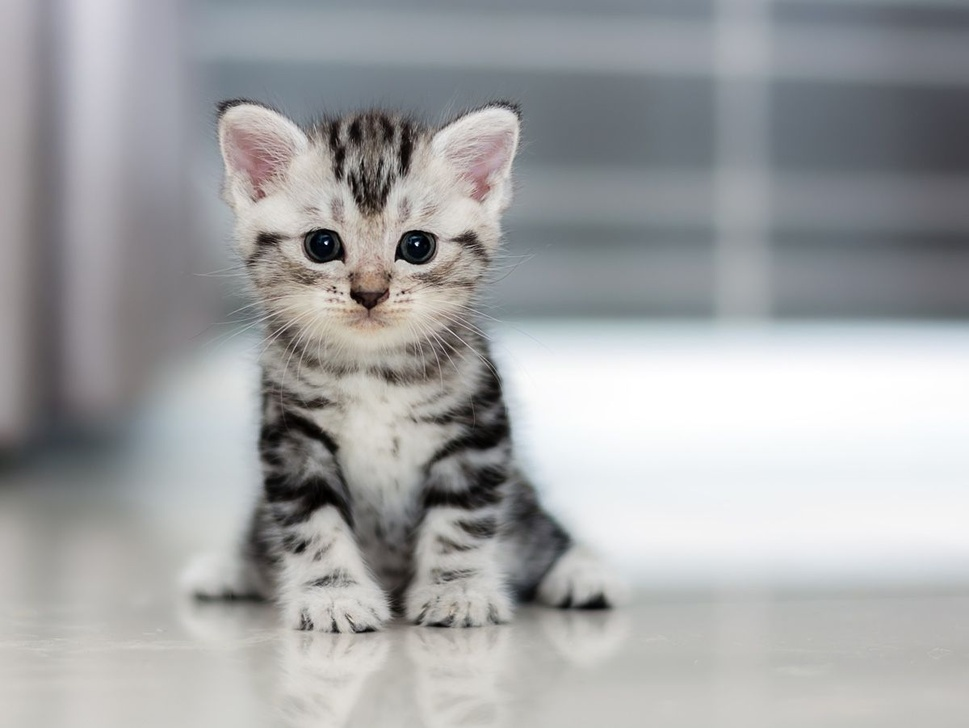
#> input picture resources/kitten.jpg, 969 x 728 px, shrunk from 1200 x 901 before the run
$ python findEdges.py
#> lines starting #> are read from the running program, lines starting #| are printed output that depends on the picture; after the words box and inside, x2 and y2 are one past the last pixel; in counts of white or black regions, pixels touching at a corner belong together
### find edges in image


import cv2
import numpy as np


# read image
image = cv2.imread("resources/kitten.jpg")
#> image is the input picture: shape (728, 969, 3); mean B, G, R 165.4, 164.2, 163

# find edges
canny = cv2.Canny(image, 150, 200)
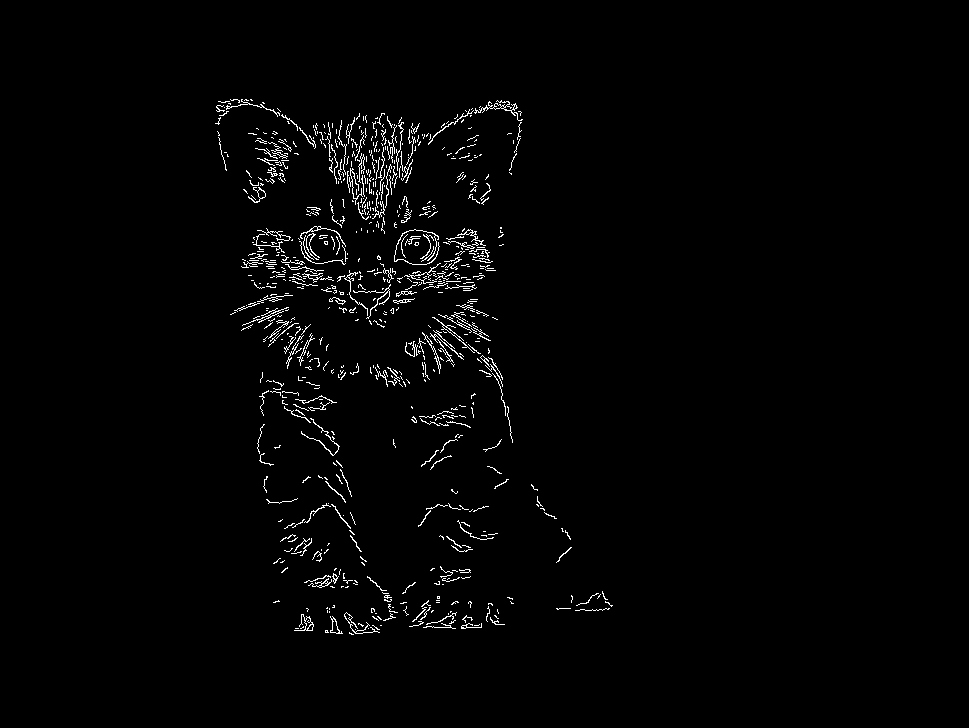
#> canny: shape (728, 969); 1.6% white in thin lines or dots, all inside (x1, y1, x2, y2) = (215, 99, 613, 635)

# dilation = expanding shapes by stretching or enlarging
# erode = make lines thinner
kernel = np.ones((5,5,), np.uint8)
imageDilation = cv2.dilate(canny, kernel, iterations=1)
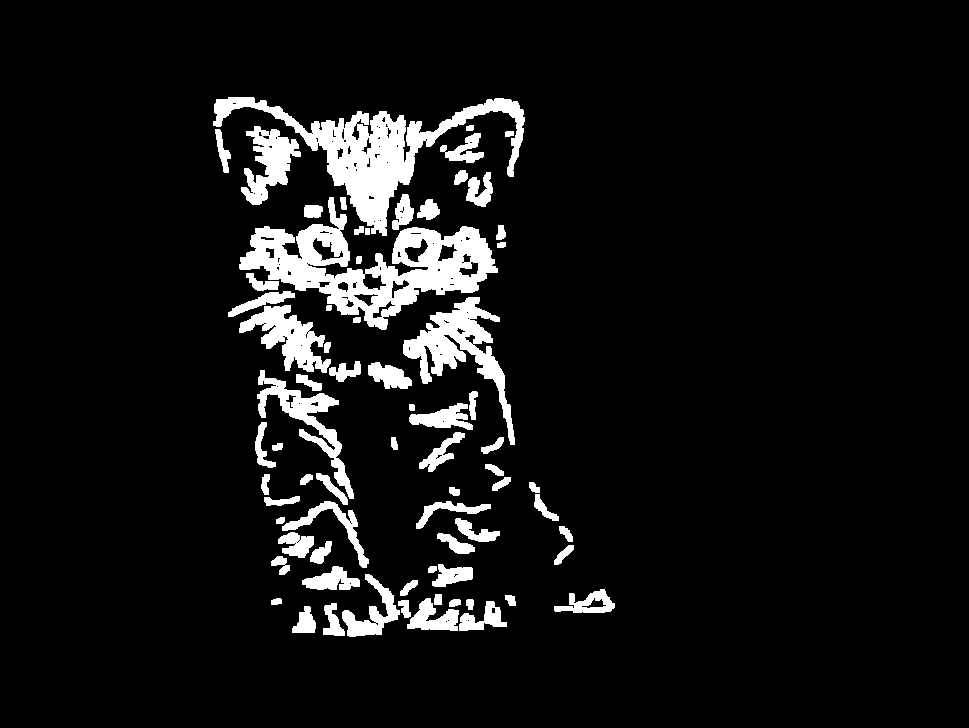
#> imageDilation: shape (728, 969); 7.8% white; 72 white regions, largest, box (x1, y1, x2, y2) and area: (239, 197, 498, 330) 12392, (213, 97, 525, 236) 10484, (403, 297, 515, 445) 4658
imageEroded = cv2.erode(imageDilation, kernel, iterations=1)
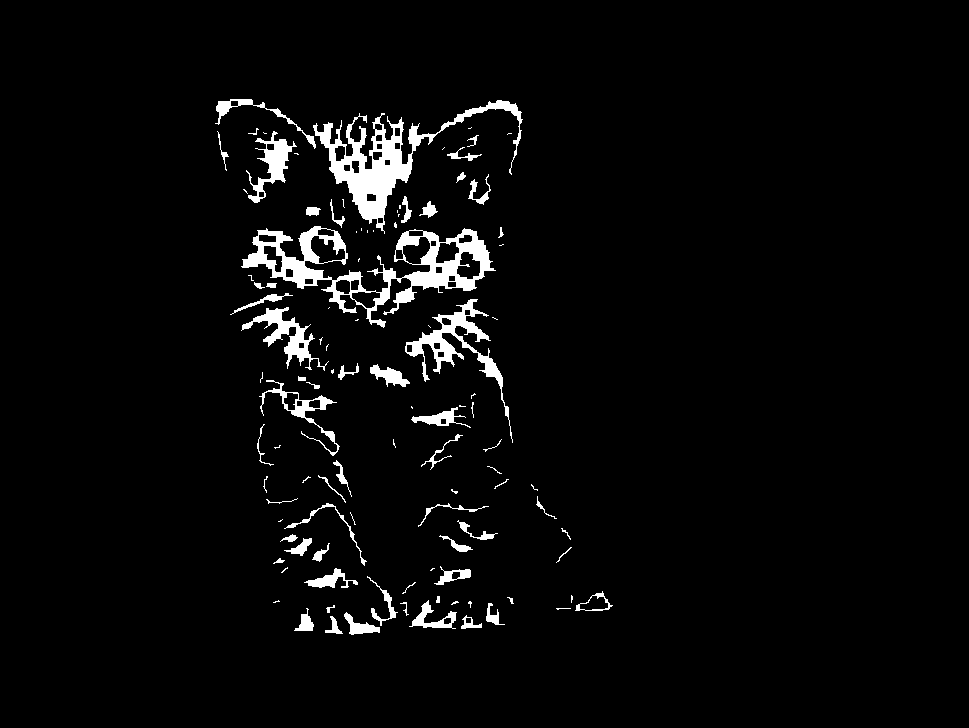
#> imageEroded: shape (728, 969); 3.7% white; 105 white regions (44 under 20 px), largest, box (x1, y1, x2, y2) and area: (241, 226, 496, 328) 6736, (313, 100, 523, 234) 5545, (405, 299, 513, 443) 2329
# show image
cv2.imshow("canny", canny)
cv2.imshow("dilation", imageDilation)
cv2.imshow("erode", imageEroded)
#wait
cv2.waitKey(0)

$ run again, with resources/Girl_and_cat.jpg copied over resources/kitten.jpg
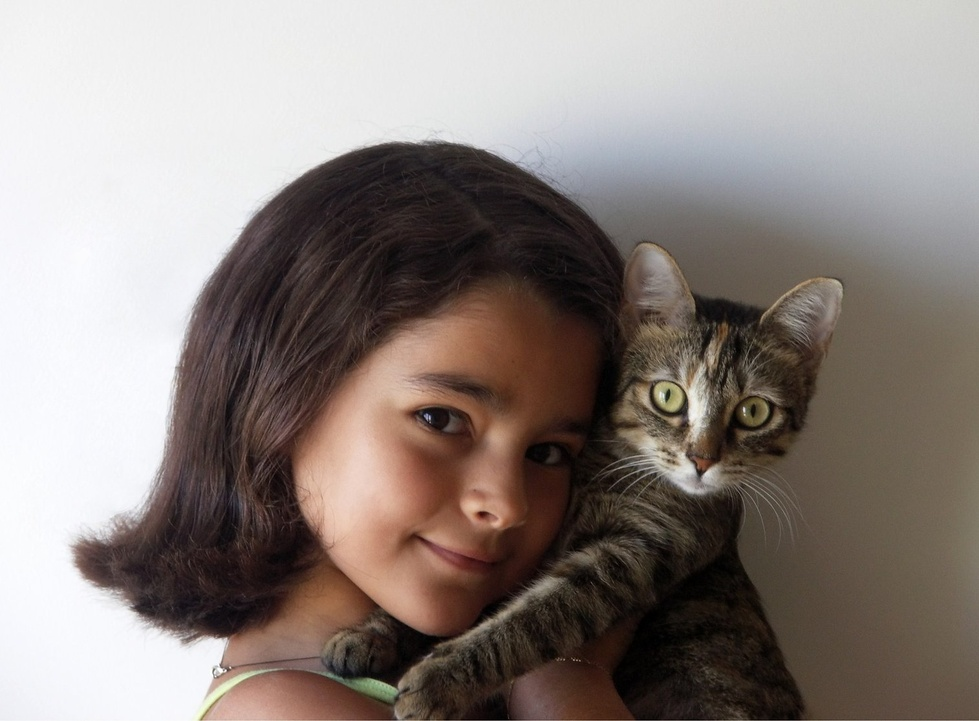
#> input picture resources/Girl_and_cat.jpg, 979 x 721 px, shrunk from 1514 x 1115 before the run
#> image is the input picture: shape (721, 979, 3); mean B, G, R 127.2, 132, 141.8
#> `canny = cv2.Canny(image, 150, 200)`:
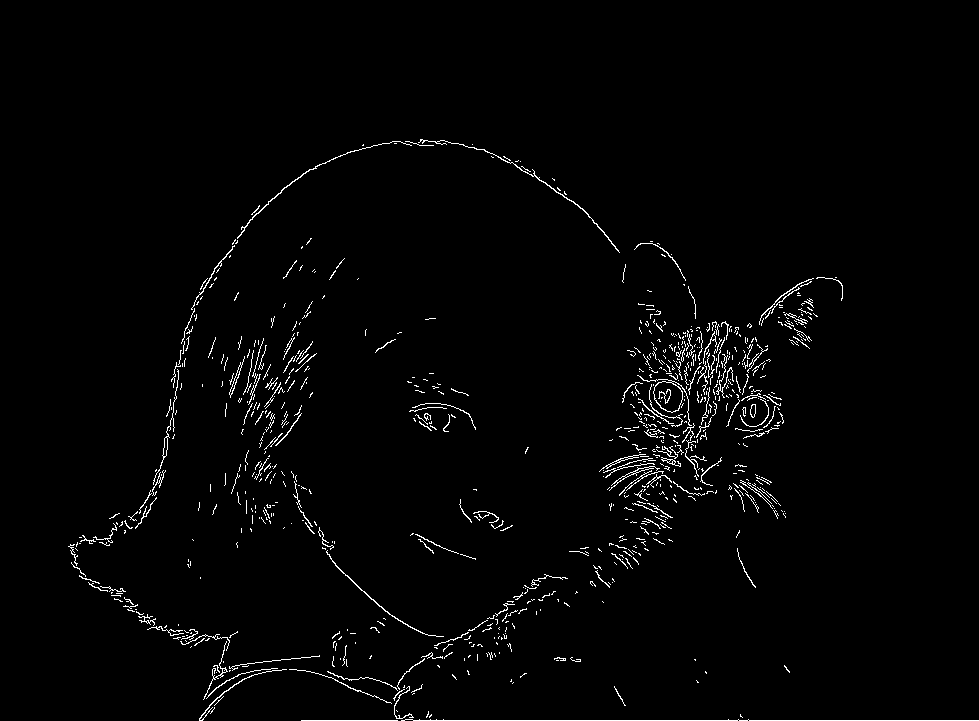
#> canny: shape (721, 979); 1.8% white in thin lines or dots, all inside (x1, y1, x2, y2) = (68, 139, 979, 721)
#> imageDilation: shape (721, 979); 9.1% white; 93 white regions, largest, box (x1, y1, x2, y2) and area: (66, 137, 979, 721) 22021, (597, 319, 786, 571) 19895, (227, 299, 319, 486) 5910
#> `imageEroded = cv2.erode(imageDilation, kernel, iterations=1)`:
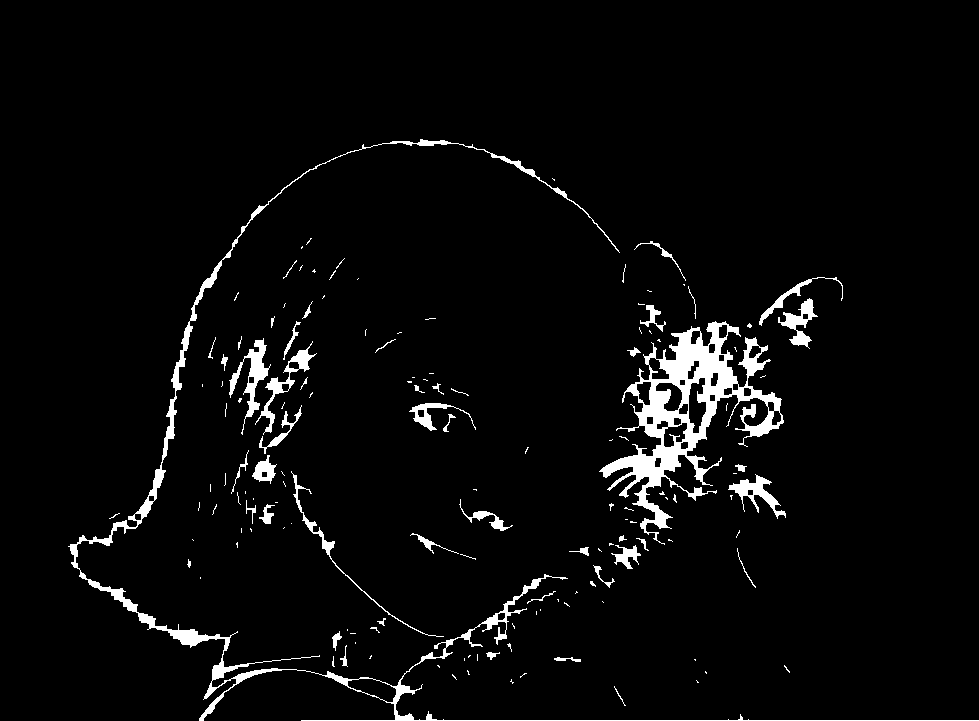
#> imageEroded: shape (721, 979); 3.8% white; 146 white regions (97 under 20 px), largest, box (x1, y1, x2, y2) and area: (599, 321, 784, 545) 10519, (68, 139, 979, 721) 7602, (229, 338, 271, 435) 1031

$ run again, with resources/cats.jpg copied over resources/kitten.jpg
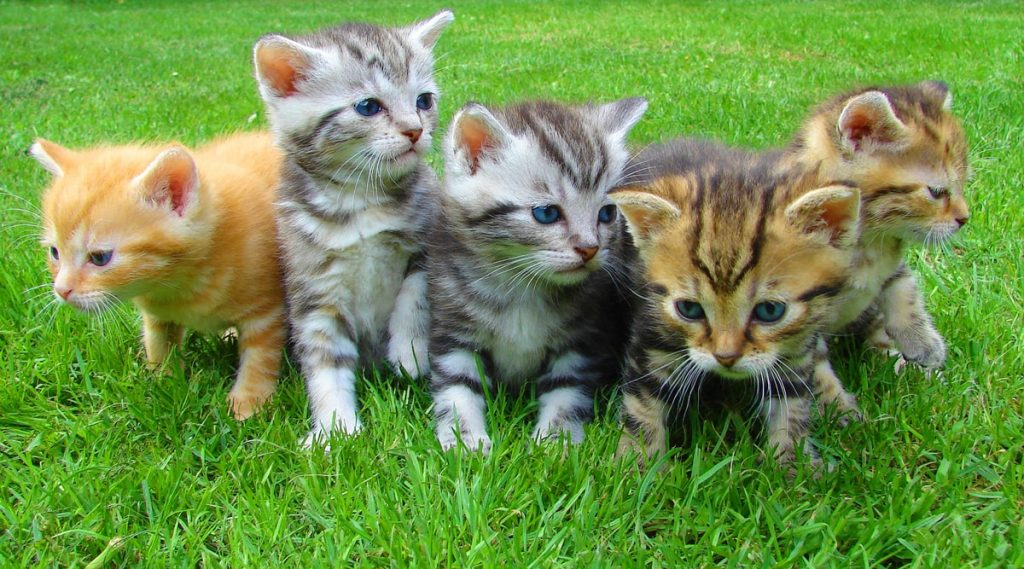
#> input picture resources/cats.jpg, 1024 x 569 px
#> image is the input picture: shape (569, 1024, 3); mean B, G, R 75.2, 145.5, 111
#> `canny = cv2.Canny(image, 150, 200)`:
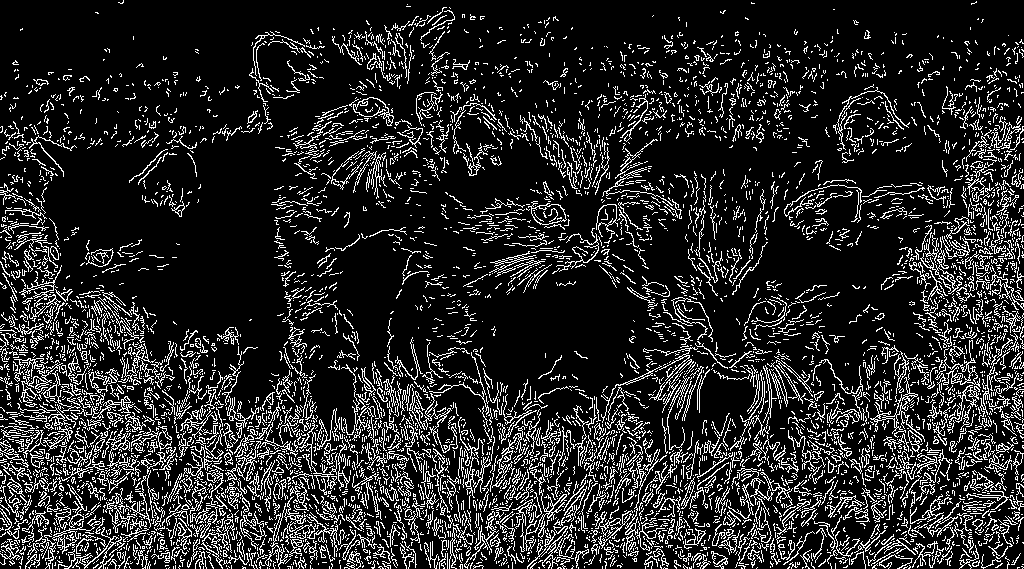
#> canny: shape (569, 1024); 15.2% white in thin lines or dots
#> imageDilation: shape (569, 1024); 61.7% white; 1083 black regions (832 under 20 px), largest, box (x1, y1, x2, y2) and area: (0, 0, 1024, 415) 149724, (281, 132, 679, 407) 40381, (296, 307, 353, 430) 3014
#> `imageEroded = cv2.erode(imageDilation, kernel, iterations=1)`:
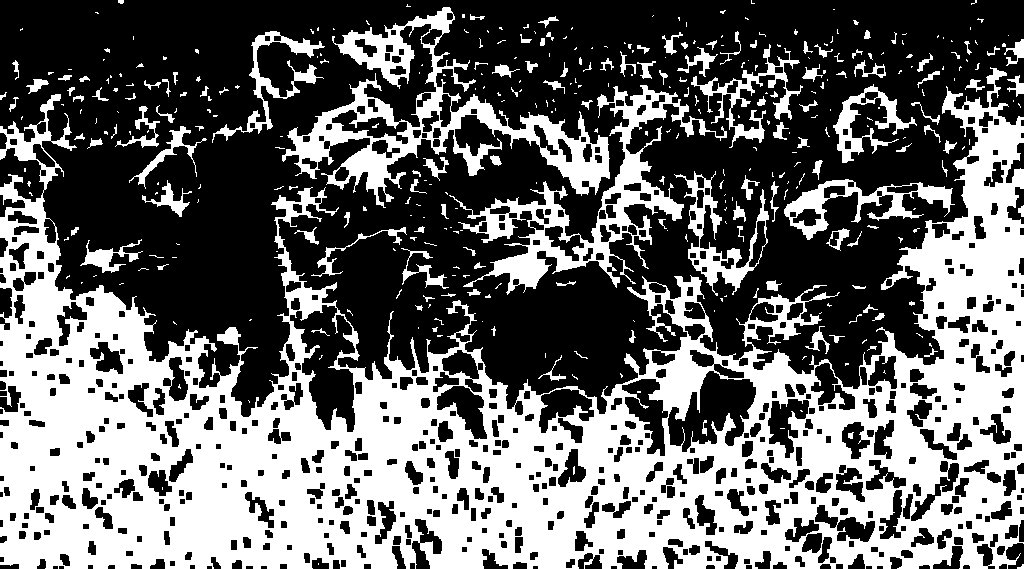
#> imageEroded: shape (569, 1024); 41% white; 383 white regions (248 under 20 px), largest, box (x1, y1, x2, y2) and area: (0, 67, 1024, 569) 189832, (282, 7, 610, 208) 14633, (449, 85, 727, 295) 10437

$ run again, with resources/manWithCat.jpg copied over resources/kitten.jpg
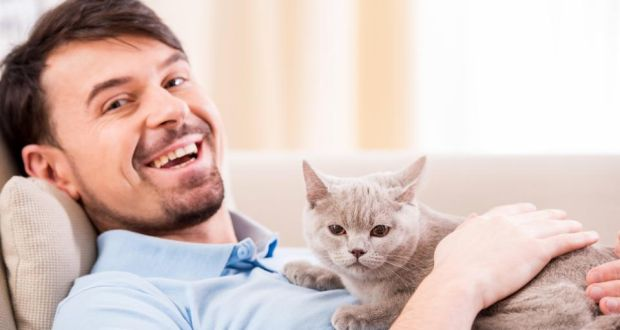
#> input picture resources/manWithCat.jpg, 620 x 330 px
#> image is the input picture: shape (330, 620, 3); mean B, G, R 188.6, 194.6, 215
#> `canny = cv2.Canny(image, 150, 200)`:
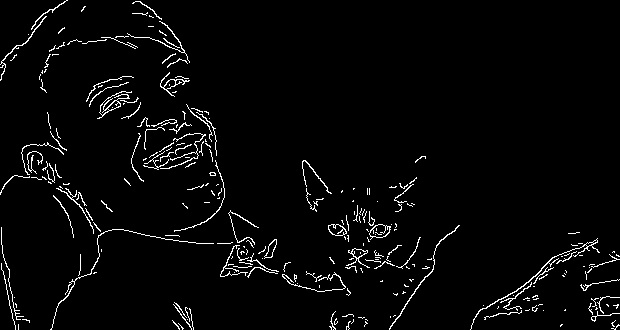
#> canny: shape (330, 620); 3.1% white in thin lines or dots
#> imageDilation: shape (330, 620); 15.6% white; 33 white regions, largest, box (x1, y1, x2, y2) and area: (0, 102, 353, 330) 12637, (37, 0, 192, 99) 3215, (326, 198, 423, 275) 2963
#> `imageEroded = cv2.erode(imageDilation, kernel, iterations=1)`:
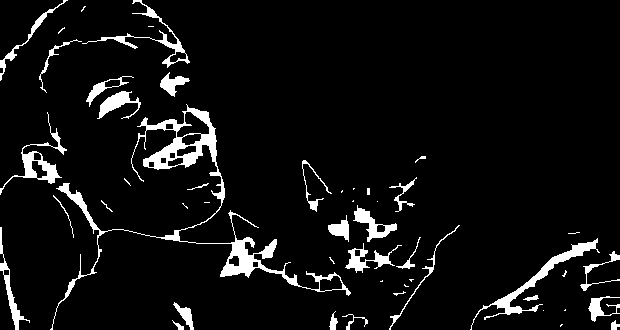
#> imageEroded: shape (330, 620); 6.3% white; 50 white regions (19 under 20 px), largest, box (x1, y1, x2, y2) and area: (50, 104, 351, 330) 4538, (470, 238, 600, 330) 1197, (0, 112, 67, 195) 820
